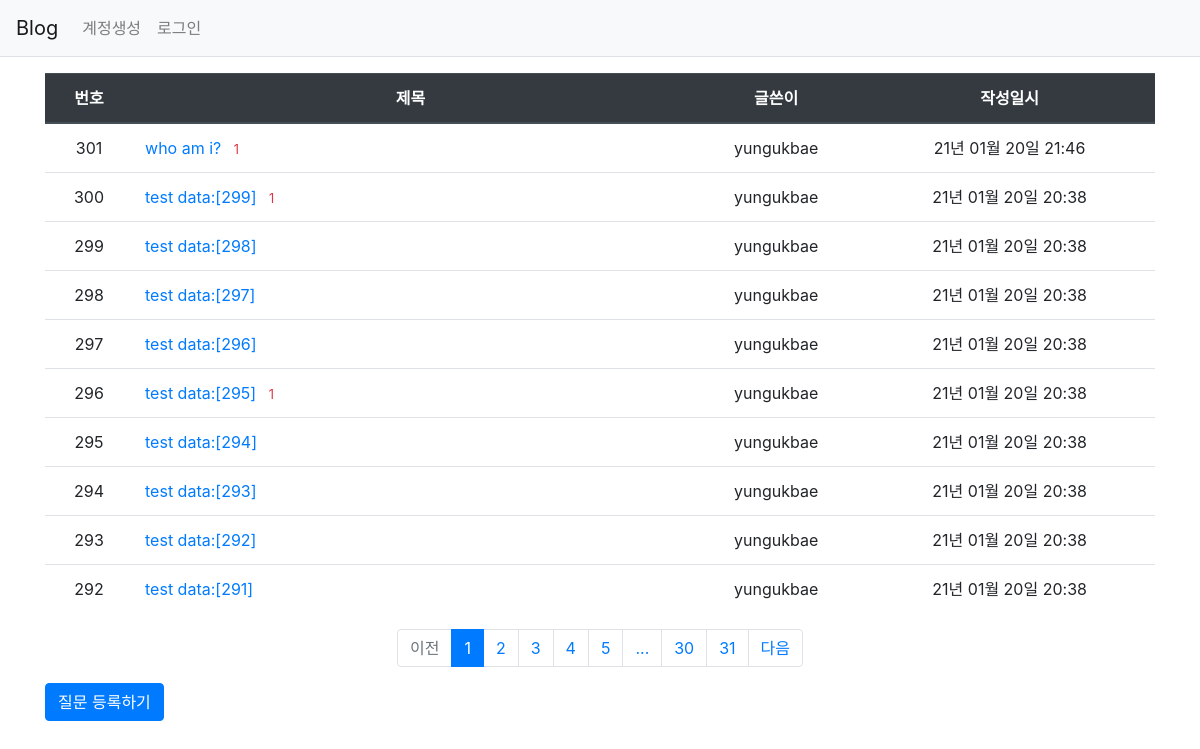
Page /question/list/ on the committed database.
### pybo/models.py (models this page shows)
class Question(db.Model):
    id = db.Column(db.Integer, primary_key=True)
    subject = db.Column(db.String(200),nullable=False)
    content = db.Column(db.Text(),nullable=False)
    create_date = db.Column(db.DateTime(),nullable=False)
    user_id = db.Column(db.Integer, db.ForeignKey('user.id', ondelete='CASCADE'), nullable=False)
    user = db.relationship('User',backref=db.backref('question_set'))
    modify_date = db.Column(db.DateTime(), nullable=True)

class User(db.Model):
    id = db.Column(db.Integer, primary_key=True)
    username = db.Column(db.String(150), nullable=False)  #unique는 같은 값을 저장할 수 없다는 뜻이다.
    password = db.Column(db.String(200), nullable=False)
    email = db.Column(db.String(120),unique=True, nullable=False)

### pybo/views/question_views.py (the view)
@bp.route('/list/')
def _list():
    page = request.args.get('page',type=int, default=1 ) #페이지
    question_list = Question.query.order_by(Question.create_date.desc())
    question_list = question_list.paginate(page, per_page=10)
    return render_template('question/question_list.html',question_list=question_list)

### pybo/filter.py (called while the page is built)
def format_datetime(value, fmt='%y년 %m월 %d일 %H:%M'):
    return value.strftime(fmt)

### pybo/views/auth_views.py (called while the page is built)
@bp.before_app_request
def load_logged_in_user():
    user_id = session.get('user_id')
    if user_id is None:
        g.user = None
    else:
        g.user=User.query.get(user_id)

### pybo/templates/question/question_list.html
{% extends 'base.html' %}
{% block content %}
<div class="container my-3">
    <table class="table">
        <thead>
            <tr class="text-center thead-dark">
                <th>번호</th>
                <th style="width:50%">제목</th>
                <th>글쓴이</th>
                <th>작성일시</th>
            </tr>
        </thead>
        <tbody>
            {% if question_list %}
                {% for question in question_list.items %}
                <tr class="text-center">
                    <td>{{ question.id }}</td>
                    <td class="text-left">
                        <a href="{{ url_for('question.detail',question_id=question.id) }}"> {{ question.subject }}</a>
                        {% if question.answer_set|length > 0 %}
                        <span class="text-danger small ml-2"> {{ question.answer_set|length }}</span>
                        {% endif %}
                    </td>
                    <td>{{ question.user.username }}</td>
                    <td>{{ question.create_date|datetime }}</td>
                </tr>
                {% endfor %}
                {% else %}
                <tr>
                    <td colspan="3">질문이 없습니다.</td>
                </tr>
        {% endif %}
        </tbody>
    </table>
        <ul class="pagination justify-content-center">
            {% if question_list.has_prev %}
            <li class="page-item">
                <a href="?page={{ question_list.prev_num }}" class="page-link">이전</a>
            </li>
            {% else %}
            <li class="page-item disabled">
                <a href="#" class="page-link" tabindex="-1" aria-disabled="true">이전</a>
            </li>
        {% endif %}
        {% for page_num in question_list.iter_pages() %}
            {% if page_num %}
                {% if page_num != question_list.page %}
                <li class="page-item">
                    <a href="?page={{ page_num }}" class="page-link">{{ page_num }}</a>
                </li>
                {% else %}
                <li class="page-item active" aria-current="page">
                    <a href="#" class="page-link">{{ page_num }}</a>
                </li>
                {% endif %}
            {% else %}
            <li class="disabled">
                <a href="#" class="page-link">...</a>
            </li>
            {% endif %}
        {% endfor %}
        {% if question_list.has_next %}
        <li class="page-item">
            <a href="?page={{ question_list.next_num }}" class="page-link">다음</a>
        </li>
        {% else %}
        <li class="page-item disabled">
            <a href="#" class="page-link" tabindex="-1" aria-disabled="true">다음</a>
        </li>
        {% endif %}
    </ul>
    <a href="{{url_for('question.create')}}" class="btn btn-primary">질문 등록하기</a>
</div>
{% endblock %}

### rows in the picture
Question: id "301", subject "who am i?", answer_set|length "1", user.username "yungukbae", create_date "21년 01월 20일 21:46"
Question: id "300", subject "test data:[299]", answer_set|length "1", user.username "yungukbae", create_date "21년 01월 20일 20:38"
Question: id "299", subject "test data:[298]", user.username "yungukbae", create_date "21년 01월 20일 20:38"
Question: id "298", subject "test data:[297]", user.username "yungukbae", create_date "21년 01월 20일 20:38"
Question: id "297", subject "test data:[296]", user.username "yungukbae", create_date "21년 01월 20일 20:38"
Question: id "296", subject "test data:[295]", answer_set|length "1", user.username "yungukbae", create_date "21년 01월 20일 20:38"
Question: id "295", subject "test data:[294]", user.username "yungukbae", create_date "21년 01월 20일 20:38"
Question: id "294", subject "test data:[293]", user.username "yungukbae", create_date "21년 01월 20일 20:38"
Question: id "293", subject "test data:[292]", user.username "yungukbae", create_date "21년 01월 20일 20:38"
Question: id "292", subject "test data:[291]", user.username "yungukbae", create_date "21년 01월 20일 20:38"

### other values in the picture
{{ page_num }} "1"
{{ page_num }} "2" "3" "4" "5" "30" "31"
